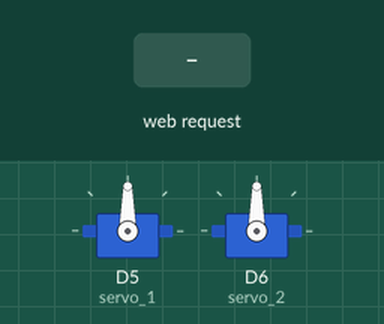
This sketch was run on a simulated ESP8266 (NodeMCU). Parts: 2 × servo. Inputs (shaded band) come from the test bench. WiFi joins after 1.5 s; servers stay silent unless stated; what the sketch prints to the serial monitor is not drawn.

Above: at 2.7 s.
2.8 s: HTTP request GET /horizonta_servo received
At 4.0 s:
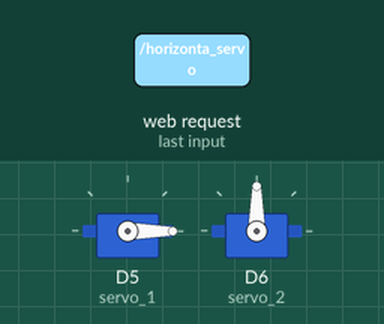
4.3 s: HTTP request GET /vertical_servo received
At 5.1 s:
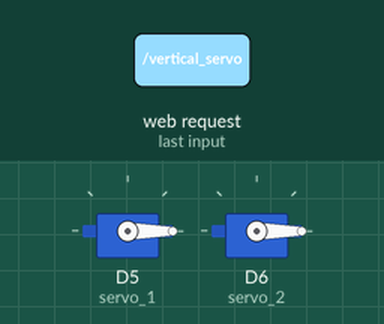
5.8 s: HTTP request GET /horizonta_servo?pos=120 received
At 6.3 s:
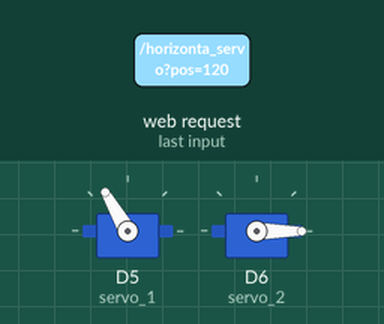
7.3 s: HTTP request GET /vertical_servo?pos=120 received
At 8.5 s:
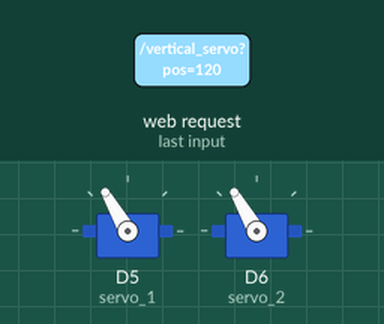
8.8 s: HTTP request GET /horizonta_servo?pos=1 received
At 9.7 s:
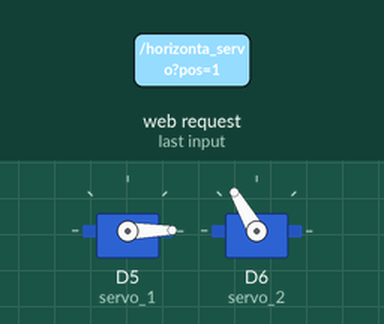
Timing chart, 0 to 11.3 s (numbered marks = the images above; inputs shaded):
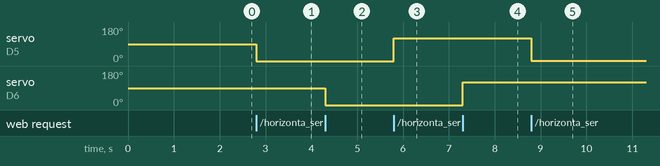

The sketch:

dual_servo_app_control_wifi.ino
```cpp
#define ROSSERIAL_ARDUINO_TCP
#include <ESP8266WiFi.h>        // Include the Wi-Fi library
#include <ESP8266WebServer.h>   // For using server
#include <Servo.h>

ESP8266WebServer server(80);

Servo horizontal_servo;
Servo vertical_servo;

#define servo_1 D5
#define servo_2 D6

bool automation_activation = false;


//const char* ssid    = "Deepu";         // The SSID (name) of the Wi-Fi network you want to connect to
//const char* password = "mercy0on0my0data";

const char* ssid    = "kamal";         // The SSID (name) of the Wi-Fi network you want to connect to
const char* password = "kamal123";

//char *ssid = "NITC-WIFI-Academic";
//char *password = "";


void vertical_angle_set() {
  Serial.println("changing vertical angle");
  int vertical_angle = server.arg("pos").toInt();
  vertical_servo.write(vertical_angle);
  Serial.print("vertical Angle: ");
  Serial.println(vertical_angle);
  server.send(200, "text/plain", "vertical angle changed to " + server.arg("pos"));

}


void horizontal_angle_set() {
  Serial.println("changing horizontal angle");
  int horizontal_angle = server.arg("pos").toInt();
  horizontal_servo.write(horizontal_angle);
  Serial.print("horizontal Angle: ");
  Serial.println(horizontal_angle);
  server.send(200, "text/plain", "horizntal angle changed to " + server.arg("pos"));

}

void automation_switch() {

  if (automation_activation == false) {
    server.send(200, "text/plain", "programme automated");
    automation_activation = !automation_activation;
  }
  else if (automation_activation == true) {
    server.send(200, "text/plain", "programme under manual control");
    automation_activation = !automation_activation;
  }
  Serial.print("automation activation set to ");
  Serial.println(automation_activation);
}

void setup() {
  Serial.begin(9600);
  horizontal_servo.attach(servo_1, 1000, 2000);
  vertical_servo.attach(servo_2, 1000, 2000);


  Serial.println('\n');
  WiFi.begin(ssid, password);             // Connect to the network
  Serial.print("Connecting to ");
  Serial.print(ssid); Serial.println(" ...");

  int i = 0;
  while (WiFi.status() != WL_CONNECTED) {
    delay(500);
    Serial.print(++i); Serial.print(' ');
  }

  Serial.println('\n');
  Serial.println("Connection established!");
  Serial.print("IP address:\t");
  Serial.println(WiFi.localIP());         // Send the IP address of the ESP8266 to the computer

  server.on("/horizonta_servo", horizontal_angle_set);
  server.on("/vertical_servo", vertical_angle_set);
  server.on("/automatic", automation_switch);


  server.begin();
}

void loop() {
  server.handleClient();
}
```

Measured:
- after the input at 2.8 s, servo on D5 (servo_1): 90° → 0° at once
- after the input at 4.3 s, servo on D6 (servo_2): 90° → 0° at once
- after the input at 5.8 s, servo on D5 (servo_1): 0° → 120° at once
- after the input at 7.3 s, servo on D6 (servo_2): 0° → 120° at once
- after the input at 8.8 s, servo on D5 (servo_1): 120° → 1° at once
